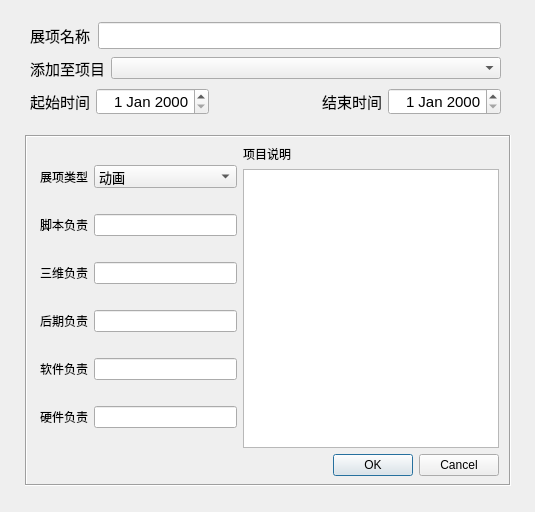
<?xml version="1.0" encoding="UTF-8"?>
<ui version="4.0">
 <class>Dialog</class>
 <widget class="QDialog" name="Dialog">
  <property name="geometry">
   <rect>
    <x>0</x>
    <y>0</y>
    <width>535</width>
    <height>512</height>
   </rect>
  </property>
  <property name="sizePolicy">
   <sizepolicy hsizetype="Fixed" vsizetype="Fixed">
    <horstretch>0</horstretch>
    <verstretch>0</verstretch>
   </sizepolicy>
  </property>
  <property name="maximumSize">
   <size>
    <width>535</width>
    <height>512</height>
   </size>
  </property>
  <property name="windowTitle">
   <string>新建展项</string>
  </property>
  <widget class="QFrame" name="frame">
   <property name="geometry">
    <rect>
     <x>25</x>
     <y>135</y>
     <width>486</width>
     <height>351</height>
    </rect>
   </property>
   <property name="frameShape">
    <enum>QFrame::Box</enum>
   </property>
   <property name="frameShadow">
    <enum>QFrame::Sunken</enum>
   </property>
   <widget class="QWidget" name="">
    <property name="geometry">
     <rect>
      <x>15</x>
      <y>10</y>
      <width>459</width>
      <height>331</height>
     </rect>
    </property>
    <layout class="QVBoxLayout" name="verticalLayout_3">
     <item>
      <layout class="QHBoxLayout" name="horizontalLayout_6">
       <item>
        <layout class="QVBoxLayout" name="verticalLayout">
         <item>
          <layout class="QHBoxLayout" name="horizontalLayout_2">
           <item>
            <widget class="QLabel" name="label_5">
             <property name="sizePolicy">
              <sizepolicy hsizetype="Fixed" vsizetype="Preferred">
               <horstretch>0</horstretch>
               <verstretch>0</verstretch>
              </sizepolicy>
             </property>
             <property name="text">
              <string>展项类型</string>
             </property>
            </widget>
           </item>
           <item>
            <widget class="QComboBox" name="category">
             <property name="font">
              <font>
               <pointsize>10</pointsize>
              </font>
             </property>
             <item>
              <property name="text">
               <string>动画</string>
              </property>
             </item>
             <item>
              <property name="text">
               <string>游戏</string>
              </property>
             </item>
            </widget>
           </item>
          </layout>
         </item>
         <item>
          <layout class="QHBoxLayout" name="horizontalLayout_5">
           <item>
            <widget class="QLabel" name="label_4">
             <property name="text">
              <string>脚本负责</string>
             </property>
            </widget>
           </item>
           <item>
            <widget class="QLineEdit" name="script"/>
           </item>
          </layout>
         </item>
         <item>
          <layout class="QHBoxLayout" name="horizontalLayout_8">
           <item>
            <widget class="QLabel" name="label_8">
             <property name="text">
              <string>三维负责</string>
             </property>
            </widget>
           </item>
           <item>
            <widget class="QLineEdit" name="animation"/>
           </item>
          </layout>
         </item>
         <item>
          <layout class="QHBoxLayout" name="horizontalLayout_9">
           <item>
            <widget class="QLabel" name="label_9">
             <property name="text">
              <string>后期负责</string>
             </property>
            </widget>
           </item>
           <item>
            <widget class="QLineEdit" name="postproduct"/>
           </item>
          </layout>
         </item>
         <item>
          <layout class="QHBoxLayout" name="horizontalLayout_11">
           <item>
            <widget class="QLabel" name="label_10">
             <property name="text">
              <string>软件负责</string>
             </property>
            </widget>
           </item>
           <item>
            <widget class="QLineEdit" name="software"/>
           </item>
          </layout>
         </item>
         <item>
          <layout class="QHBoxLayout" name="horizontalLayout_12">
           <item>
            <widget class="QLabel" name="label_11">
             <property name="text">
              <string>硬件负责</string>
             </property>
            </widget>
           </item>
           <item>
            <widget class="QLineEdit" name="hardware"/>
           </item>
          </layout>
         </item>
        </layout>
       </item>
       <item>
        <layout class="QVBoxLayout" name="verticalLayout_2">
         <item>
          <widget class="QLabel" name="label_12">
           <property name="text">
            <string>项目说明</string>
           </property>
          </widget>
         </item>
         <item>
          <widget class="QPlainTextEdit" name="subproject_desc"/>
         </item>
        </layout>
       </item>
      </layout>
     </item>
     <item>
      <widget class="QDialogButtonBox" name="buttonBox">
       <property name="orientation">
        <enum>Qt::Horizontal</enum>
       </property>
       <property name="standardButtons">
        <set>QDialogButtonBox::Cancel|QDialogButtonBox::Ok</set>
       </property>
      </widget>
     </item>
    </layout>
   </widget>
  </widget>
  <widget class="QLabel" name="label_16">
   <property name="geometry">
    <rect>
     <x>231</x>
     <y>151</y>
     <width>10</width>
     <height>16</height>
    </rect>
   </property>
   <property name="sizePolicy">
    <sizepolicy hsizetype="Fixed" vsizetype="Preferred">
     <horstretch>0</horstretch>
     <verstretch>0</verstretch>
    </sizepolicy>
   </property>
   <property name="maximumSize">
    <size>
     <width>10</width>
     <height>16777215</height>
    </size>
   </property>
   <property name="text">
    <string/>
   </property>
  </widget>
  <widget class="QWidget" name="">
   <property name="geometry">
    <rect>
     <x>30</x>
     <y>20</y>
     <width>471</width>
     <height>119</height>
    </rect>
   </property>
   <layout class="QVBoxLayout" name="verticalLayout_4">
    <item>
     <layout class="QHBoxLayout" name="horizontalLayout_3">
      <property name="spacing">
       <number>8</number>
      </property>
      <item>
       <widget class="QLabel" name="label">
        <property name="font">
         <font>
          <pointsize>11</pointsize>
         </font>
        </property>
        <property name="text">
         <string>展项名称</string>
        </property>
       </widget>
      </item>
      <item>
       <widget class="QLineEdit" name="subproject_name">
        <property name="font">
         <font>
          <pointsize>12</pointsize>
         </font>
        </property>
        <property name="text">
         <string/>
        </property>
       </widget>
      </item>
     </layout>
    </item>
    <item>
     <layout class="QHBoxLayout" name="horizontalLayout_4">
      <item>
       <widget class="QLabel" name="label_6">
        <property name="sizePolicy">
         <sizepolicy hsizetype="Fixed" vsizetype="Preferred">
          <horstretch>0</horstretch>
          <verstretch>0</verstretch>
         </sizepolicy>
        </property>
        <property name="font">
         <font>
          <pointsize>11</pointsize>
         </font>
        </property>
        <property name="text">
         <string>添加至项目</string>
        </property>
       </widget>
      </item>
      <item>
       <widget class="QComboBox" name="projectCombo"/>
      </item>
     </layout>
    </item>
    <item>
     <layout class="QHBoxLayout" name="horizontalLayout">
      <item>
       <widget class="QLabel" name="label_2">
        <property name="sizePolicy">
         <sizepolicy hsizetype="Fixed" vsizetype="Preferred">
          <horstretch>0</horstretch>
          <verstretch>0</verstretch>
         </sizepolicy>
        </property>
        <property name="font">
         <font>
          <pointsize>11</pointsize>
         </font>
        </property>
        <property name="text">
         <string>起始时间</string>
        </property>
       </widget>
      </item>
      <item>
       <widget class="QDateEdit" name="start_date">
        <property name="font">
         <font>
          <pointsize>11</pointsize>
         </font>
        </property>
        <property name="alignment">
         <set>Qt::AlignRight|Qt::AlignTrailing|Qt::AlignVCenter</set>
        </property>
        <property name="currentSection">
         <enum>QDateTimeEdit::DaySection</enum>
        </property>
       </widget>
      </item>
      <item>
       <widget class="QLabel" name="label_17">
        <property name="text">
         <string/>
        </property>
       </widget>
      </item>
      <item>
       <widget class="QLabel" name="label_3">
        <property name="sizePolicy">
         <sizepolicy hsizetype="Fixed" vsizetype="Preferred">
          <horstretch>0</horstretch>
          <verstretch>0</verstretch>
         </sizepolicy>
        </property>
        <property name="font">
         <font>
          <pointsize>11</pointsize>
         </font>
        </property>
        <property name="text">
         <string>结束时间</string>
        </property>
       </widget>
      </item>
      <item>
       <widget class="QDateEdit" name="finish_date">
        <property name="font">
         <font>
          <pointsize>11</pointsize>
         </font>
        </property>
        <property name="alignment">
         <set>Qt::AlignRight|Qt::AlignTrailing|Qt::AlignVCenter</set>
        </property>
        <property name="currentSection">
         <enum>QDateTimeEdit::DaySection</enum>
        </property>
       </widget>
      </item>
     </layout>
    </item>
    <item>
     <widget class="QLabel" name="label_14">
      <property name="maximumSize">
       <size>
        <width>16777215</width>
        <height>10</height>
       </size>
      </property>
      <property name="text">
       <string/>
      </property>
     </widget>
    </item>
   </layout>
  </widget>
 </widget>
 <resources/>
 <connections>
  <connection>
   <sender>buttonBox</sender>
   <signal>accepted()</signal>
   <receiver>Dialog</receiver>
   <slot>accept()</slot>
   <hints>
    <hint type="sourcelabel">
     <x>248</x>
     <y>254</y>
    </hint>
    <hint type="destinationlabel">
     <x>157</x>
     <y>274</y>
    </hint>
   </hints>
  </connection>
  <connection>
   <sender>buttonBox</sender>
   <signal>rejected()</signal>
   <receiver>Dialog</receiver>
   <slot>reject()</slot>
   <hints>
    <hint type="sourcelabel">
     <x>316</x>
     <y>260</y>
    </hint>
    <hint type="destinationlabel">
     <x>286</x>
     <y>274</y>
    </hint>
   </hints>
  </connection>
 </connections>
</ui>
